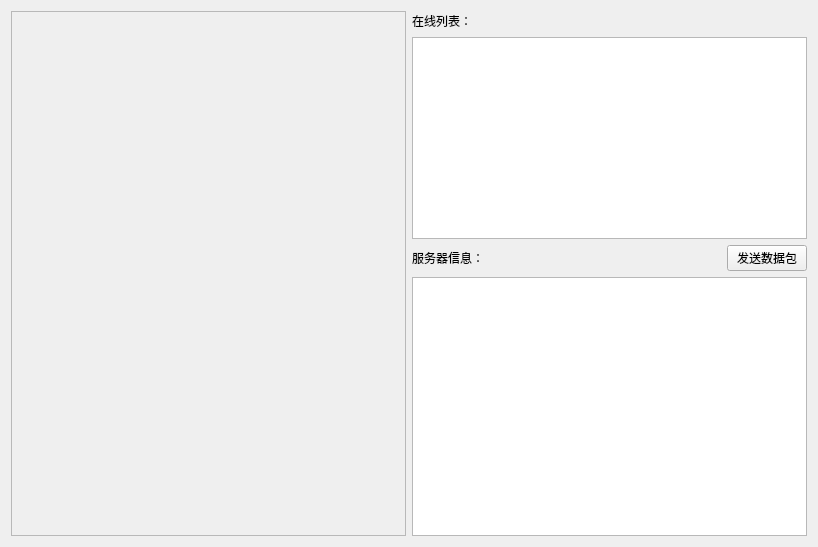
<?xml version="1.0" encoding="UTF-8"?>
<ui version="4.0">
 <class>GB26875ServerMode</class>
 <widget class="QWidget" name="GB26875ServerMode">
  <property name="geometry">
   <rect>
    <x>0</x>
    <y>0</y>
    <width>818</width>
    <height>547</height>
   </rect>
  </property>
  <property name="windowTitle">
   <string>Form</string>
  </property>
  <layout class="QGridLayout" name="gridLayout">
   <item row="0" column="1">
    <layout class="QVBoxLayout" name="verticalLayout_2">
     <item>
      <layout class="QHBoxLayout" name="horizontalLayout_2">
       <item>
        <widget class="QLabel" name="label">
         <property name="text">
          <string>在线列表：</string>
         </property>
        </widget>
       </item>
       <item>
        <spacer name="horizontalSpacer_2">
         <property name="orientation">
          <enum>Qt::Orientation::Horizontal</enum>
         </property>
         <property name="sizeHint" stdset="0">
          <size>
           <width>40</width>
           <height>20</height>
          </size>
         </property>
        </spacer>
       </item>
      </layout>
     </item>
     <item>
      <widget class="QListView" name="listView"/>
     </item>
     <item>
      <layout class="QHBoxLayout" name="horizontalLayout">
       <item>
        <widget class="QLabel" name="label_2">
         <property name="text">
          <string>服务器信息：</string>
         </property>
        </widget>
       </item>
       <item>
        <spacer name="horizontalSpacer">
         <property name="orientation">
          <enum>Qt::Orientation::Horizontal</enum>
         </property>
         <property name="sizeHint" stdset="0">
          <size>
           <width>40</width>
           <height>20</height>
          </size>
         </property>
        </spacer>
       </item>
       <item>
        <widget class="QPushButton" name="pushButton_2">
         <property name="text">
          <string>发送数据包</string>
         </property>
        </widget>
       </item>
      </layout>
     </item>
    </layout>
   </item>
   <item row="1" column="1">
    <widget class="QTextEdit" name="textEdit"/>
   </item>
   <item row="0" column="0" rowspan="2">
    <widget class="QScrollArea" name="scrollArea">
     <property name="styleSheet">
      <string notr="true">
QScrollArea {
    border: 1px solid #cccccc;
    background-color: transparent;
}

QScrollArea &gt; QWidget &gt; QWidget {
    background-color: transparent;
}
</string>
     </property>
     <property name="verticalScrollBarPolicy">
      <enum>Qt::ScrollBarPolicy::ScrollBarAsNeeded</enum>
     </property>
     <property name="horizontalScrollBarPolicy">
      <enum>Qt::ScrollBarPolicy::ScrollBarAsNeeded</enum>
     </property>
     <property name="widgetResizable">
      <bool>true</bool>
     </property>
     <widget class="QWidget" name="scrollAreaWidgetContents_2">
      <property name="geometry">
       <rect>
        <x>0</x>
        <y>0</y>
        <width>395</width>
        <height>527</height>
       </rect>
      </property>
      <layout class="QGridLayout" name="gridLayout_2"/>
     </widget>
    </widget>
   </item>
  </layout>
 </widget>
 <resources/>
 <connections/>
</ui>
